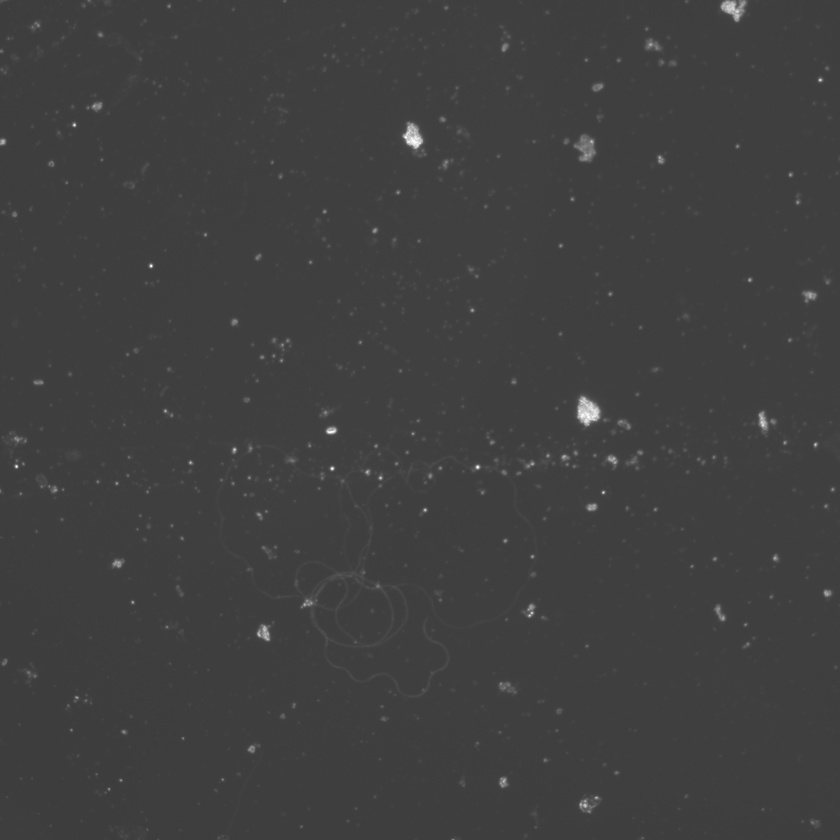
#> input picture data/hard/472.1A.1_3.jpg, 840 x 840 px, shrunk from 2048 x 2048 before the run
$ python SerialThinningV2.py data/hard/472.1A.1_3.jpg
#> lines starting #> are read from the running program, lines starting #| are printed output that depends on the picture
#> in main, image is the input picture: PIL image 840x840 RGB; min 58, max 255, mean 63.8
from PIL import Image
import numpy as np
import sys
from matplotlib import pyplot as plt
from matplotlib.widgets import PolygonSelector, Button
from matplotlib.path import Path
from scipy.ndimage import label
from matplotlib.widgets import TextBox
from matplotlib.widgets import CheckButtons

import cv2

# [192 lines left out: functions closeBinary, calculate_length, _thinningIteration, thinning, get_largest_connected_components, get_largest_connected_component and 1 more, not called in this run]


def display(img):
    """
    Displays the given image.

    Parameters:
    - img: NumPy array of the image.

    Returns:
    - fig and ax of the subplots
    """
    fig, ax = plt.subplots()
    plt.subplots_adjust(bottom=0.2)
    ax.imshow(img, cmap='gray', interpolation='nearest')
    ax.axis("off")
    return fig, ax


def draw_roi_and_mask(image_array, threshold, background_value=0):
    image_array_base = image_array.copy()
    """
    Let the user draw a polygon around an ROI, specify number of components and/or threshold,
    and mask the outside region with a button press.

    Parameters:
    - image_array: NumPy array of the image (can be grayscale or RGB).
    - background_value: Pixel value to set outside the ROI.

    Returns:
    - None
    """
    # Store the polygon vertices, threshold, and number of components
    vertices = []
    masked_image = None
    n_components = [1]  # Default: 1 component
    custom_threshold = [40]  # Default: Use adaptive thresholding
    use_custom_threshold = [False]  # Checkbox state

    def onselect(verts):
        nonlocal vertices
        vertices = verts

    # [154 lines left out: functions update_threshold, update_n_components, toggle_custom_threshold, redraw_with_new_params, display_with_controls, not called in this run]


    def on_mask_button_click(event):
        redraw_with_new_params()

    # Plot the image and setup PolygonSelector
    fig, ax = display(image_array)
    selector = PolygonSelector(ax, onselect, props={'markersize': 8, 'markerfacecolor': 'blue'})

    # [16 lines of commented-out code are left out]
    mask_button = plt.axes([0.4, 0.05, 0.2, 0.075])
    mask_button = Button(mask_button, 'Apply Mask')
    mask_button.on_clicked(on_mask_button_click)

    # Display results
    plt.show()

    return masked_image


def preprocessing(image):
    """
    Enhance the contrast of an image represented as a NumPy array.

    Parameters:
    - image: NumPy array of the image (grayscale or RGB).

    Returns:
    - processedImage: Contrast-enhanced image as a NumPy array.
    """
    # Convert to grayscale if needed
    if len(image.shape) == 3:
        grayscale = cv2.cvtColor(image, cv2.COLOR_RGB2GRAY)
    else:
        grayscale = image

    # Apply CLAHE for contrast enhancement
    clahe = cv2.createCLAHE(clipLimit=5.0, tileGridSize=(100, 100))
    enhanced_image = clahe.apply(grayscale)
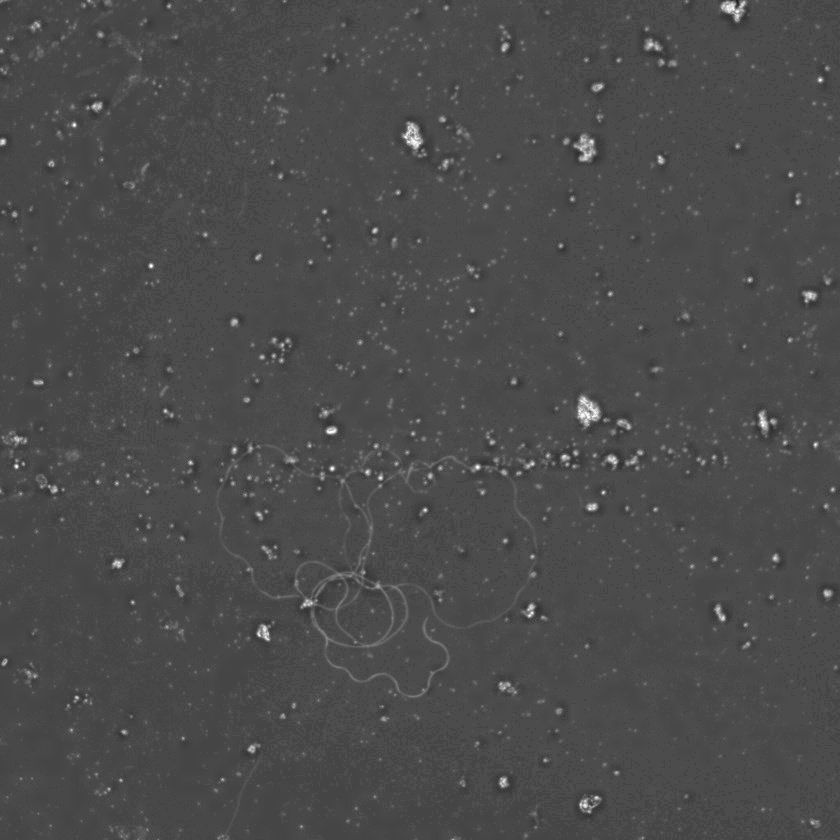
#> enhanced_image: shape (840, 840); min 32, max 255, mean 75.6

    # Return the processed image
    return enhanced_image

def unsharp_mask(image, kernel_size=(5, 5), sigma=1.0, strength=2.0):
    """
    Enhance contrast using unsharp masking.

    Parameters:
    - image: NumPy array of the image (grayscale or RGB).
    - kernel_size: Size of the Gaussian blur kernel.
    - sigma: Standard deviation for Gaussian blur.
    - strength: Factor by which the detail is amplified.

    Returns:
    - sharpened_image: Image with enhanced contrast and sharpness.
    """
#> called with kernel_size = (5, 5), sigma = 1, strength = 2
    # Convert to grayscale if needed
    if len(image.shape) == 3:
        grayscale = cv2.cvtColor(image, cv2.COLOR_RGB2GRAY)
    else:
        grayscale = image

    # Apply Gaussian blur
    blurred = cv2.GaussianBlur(grayscale, kernel_size, sigma)

    # Enhance details by subtracting blurred image
    detail = grayscale - blurred
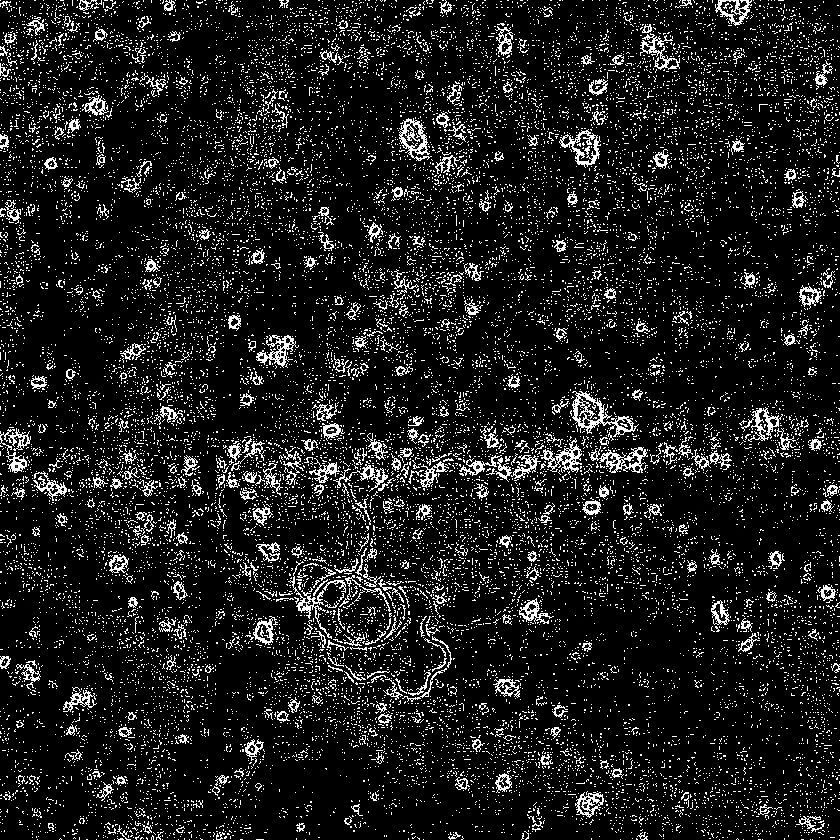
#> detail: shape (840, 840); min 0, max 255, mean 27.9
    sharpened_image = cv2.addWeighted(grayscale, 1 + strength, detail, strength, 0)
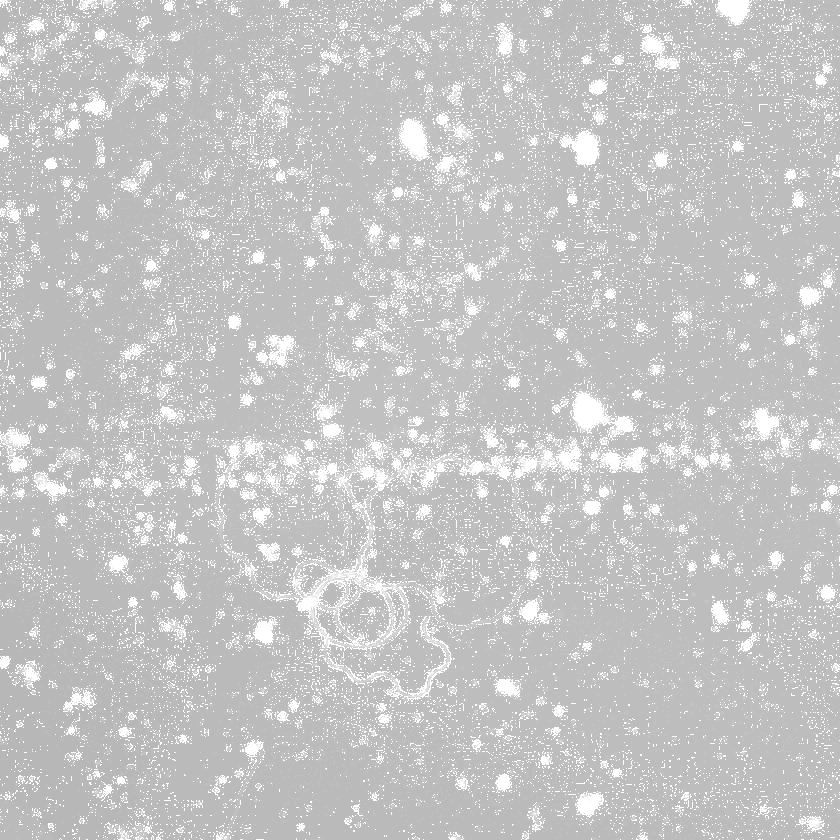
#> sharpened_image: shape (840, 840); min 180, max 255, mean 197.4

    return sharpened_image

def main():
    if len(sys.argv) < 1:
        print("Usage: python SerialThinningV2.py <filename>")

    image_path = sys.argv[1]
    # image_path = "data/hard/472.1A.1_3.jpg"
    #1_4
    # image_path = "data/hard/472.1A.1_1.jpg"
    image = Image.open(image_path)
    image = np.array(image)
    preppedImage = preprocessing(image)
    unsharpImage = unsharp_mask(image)

    # Allow the user to draw an ROI and mask the image
    draw_roi_and_mask(image, 190)
#> in draw_roi_and_mask, `plt.show()`:
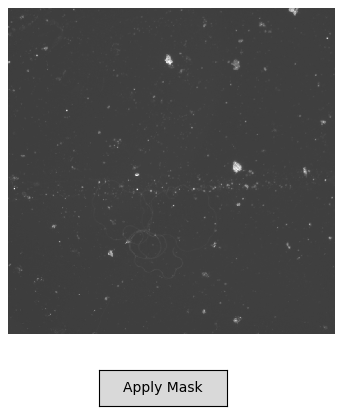
#> figure drawn by matplotlib, 1 panel


main()


#take all components of certain size? Take largerst percentage and see if they connect?
#Have use trace it. Every point they make take largest closest component, then combine them all
#User can threshold based on scale if too much noise.
#

$ run again, with data/hard/472.1A.1_2.jpg copied over data/hard/472.1A.1_3.jpg
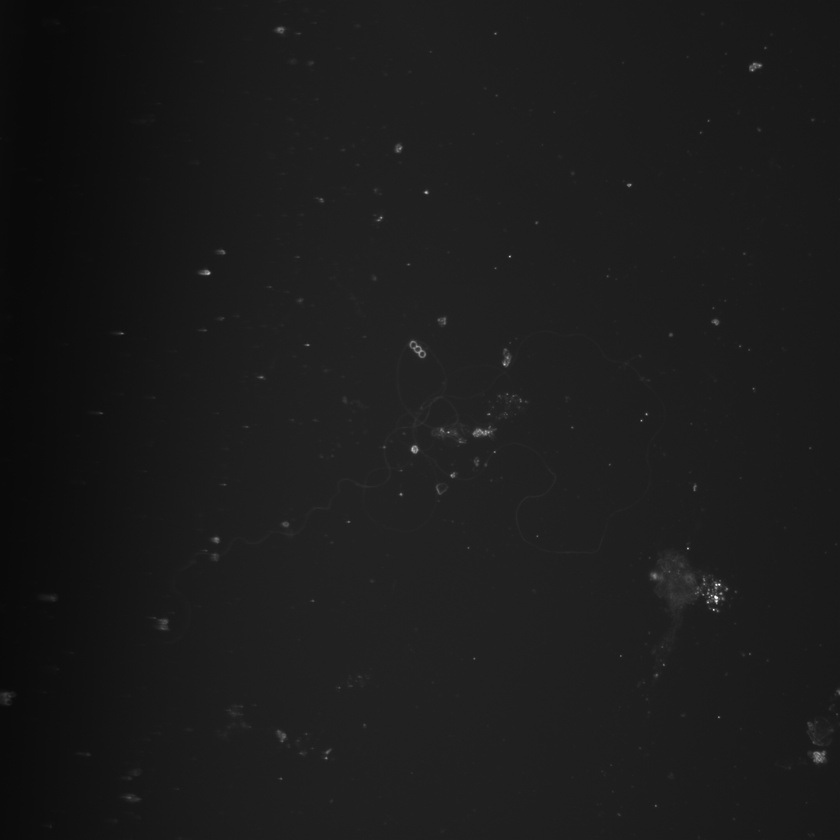
#> input picture data/hard/472.1A.1_2.jpg, 840 x 840 px, shrunk from 2048 x 2048 before the run
#> in main, image is the input picture: PIL image 840x840 RGB; min 9, max 255, mean 27.5
#> in unsharp_mask, `sharpened_image = cv2.addWeighted(grayscale, 1 + strength, detail, str..`:
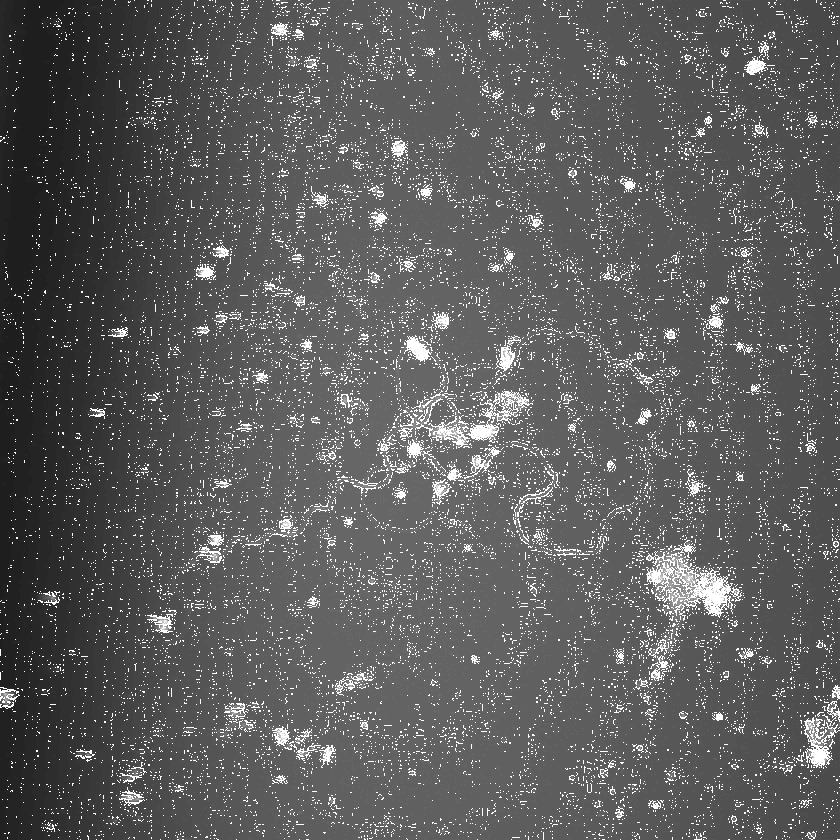
#> sharpened_image: shape (840, 840); min 30, max 255, mean 93.2
#> in draw_roi_and_mask, `plt.show()`:
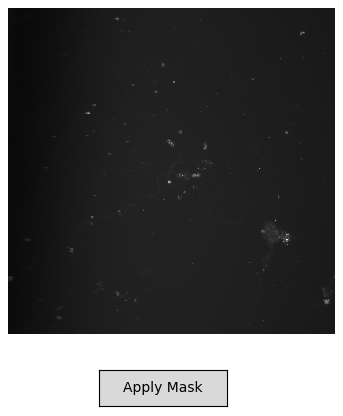
#> figure drawn by matplotlib, 1 panel

$ run again, with data/hard/472.1A.1_4.jpg copied over data/hard/472.1A.1_3.jpg
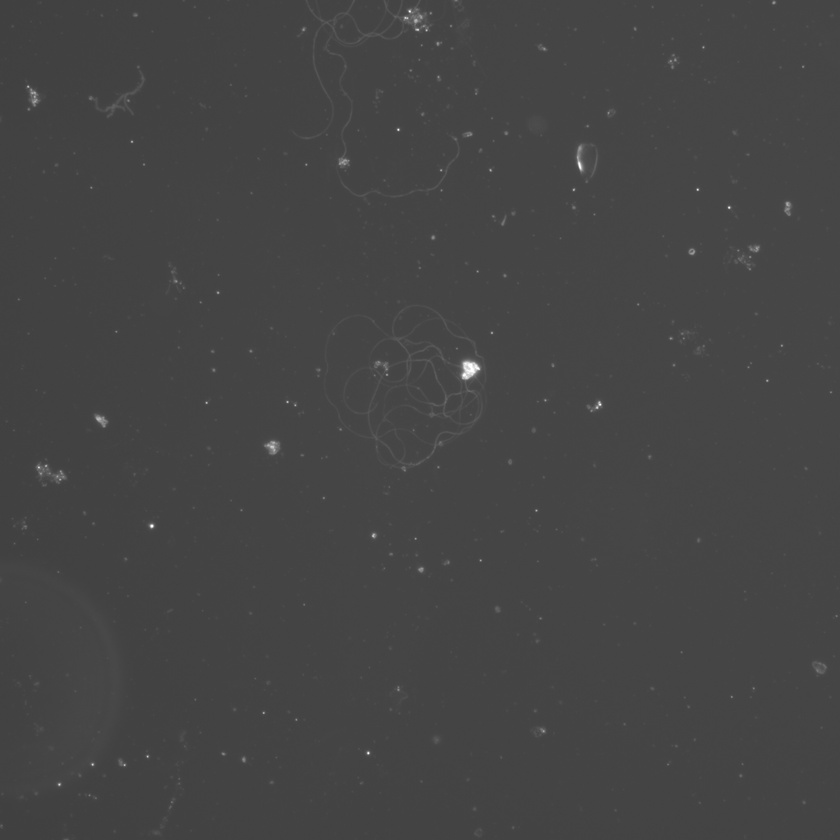
#> input picture data/hard/472.1A.1_4.jpg, 840 x 840 px, shrunk from 2048 x 2048 before the run
#> in main, image is the input picture: PIL image 840x840 RGB; min 62, max 255, mean 68.8
#> in unsharp_mask, `sharpened_image = cv2.addWeighted(grayscale, 1 + strength, detail, str..`:
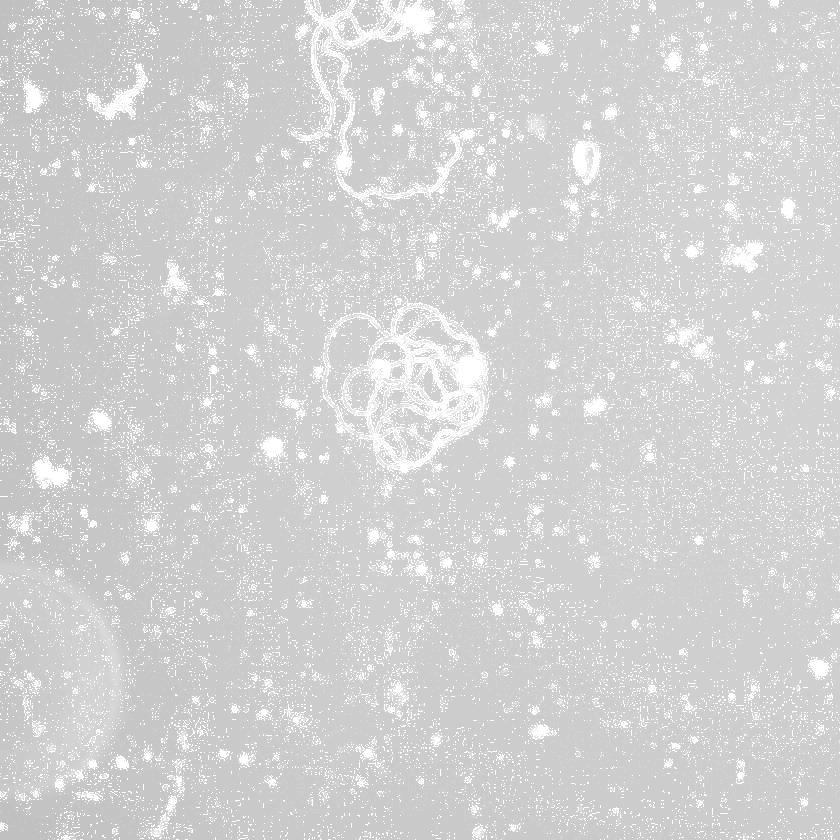
#> sharpened_image: shape (840, 840); min 192, max 255, mean 210.7
#> in draw_roi_and_mask, `plt.show()`:
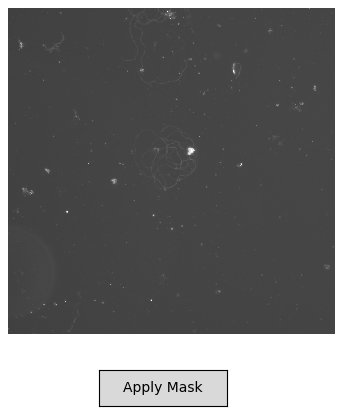
#> figure drawn by matplotlib, 1 panel

$ run again, with data/hard/472.1A.1_5.jpg copied over data/hard/472.1A.1_3.jpg
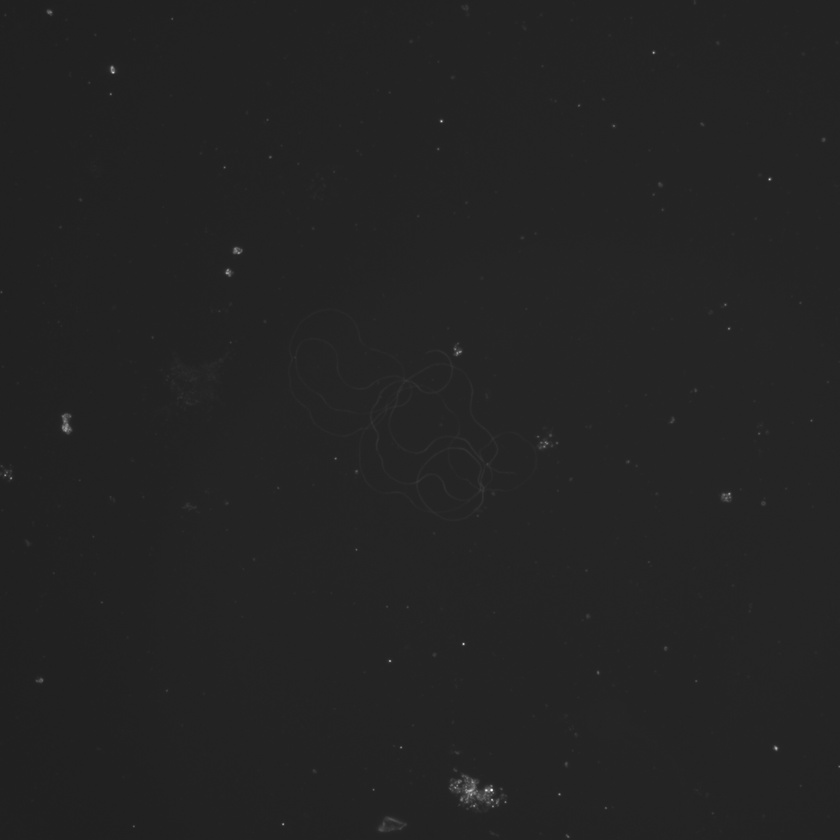
#> input picture data/hard/472.1A.1_5.jpg, 840 x 840 px, shrunk from 2048 x 2048 before the run
#> in main, image is the input picture: PIL image 840x840 RGB; min 29, max 255, mean 35.6
#> in unsharp_mask, `sharpened_image = cv2.addWeighted(grayscale, 1 + strength, detail, str..`:
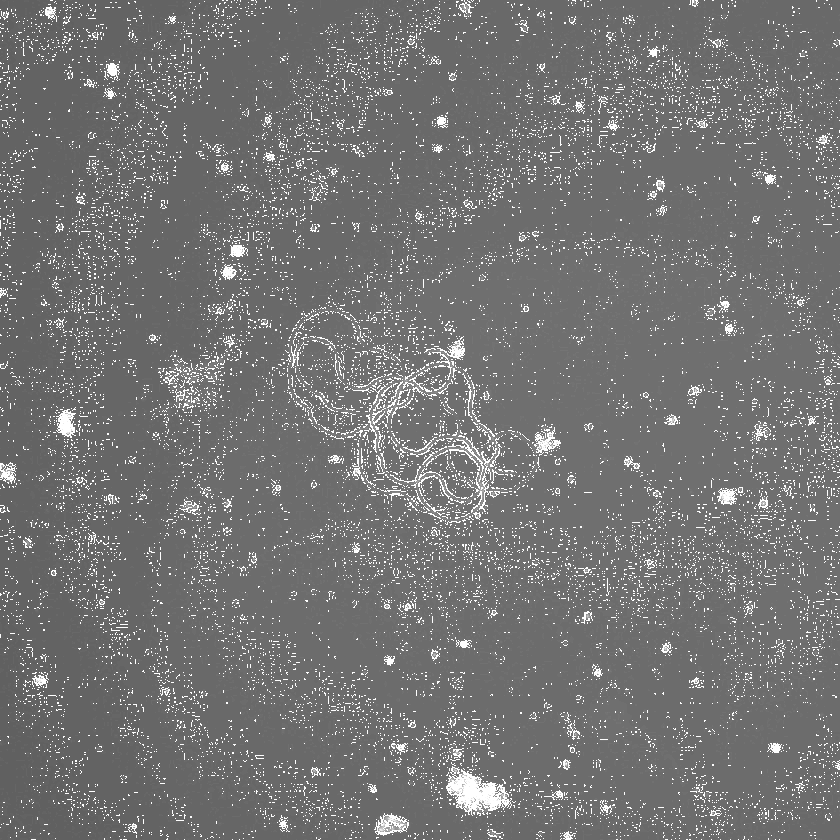
#> sharpened_image: shape (840, 840); min 96, max 255, mean 115.7
#> in draw_roi_and_mask, `plt.show()`:
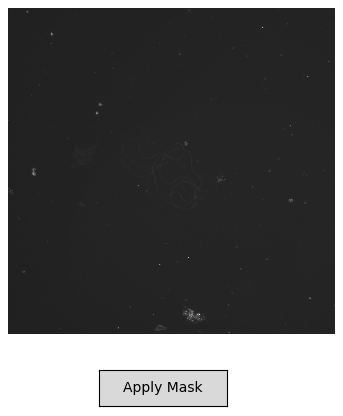
#> figure drawn by matplotlib, 1 panel
